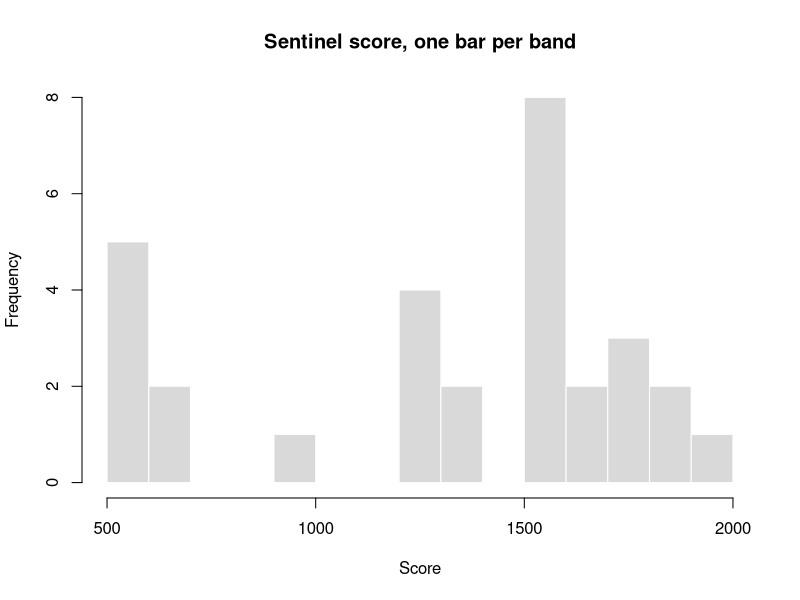
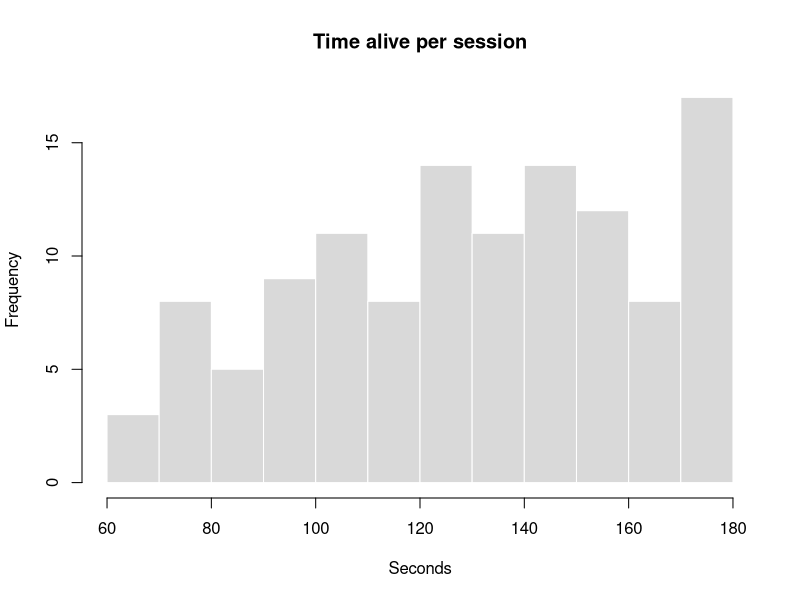
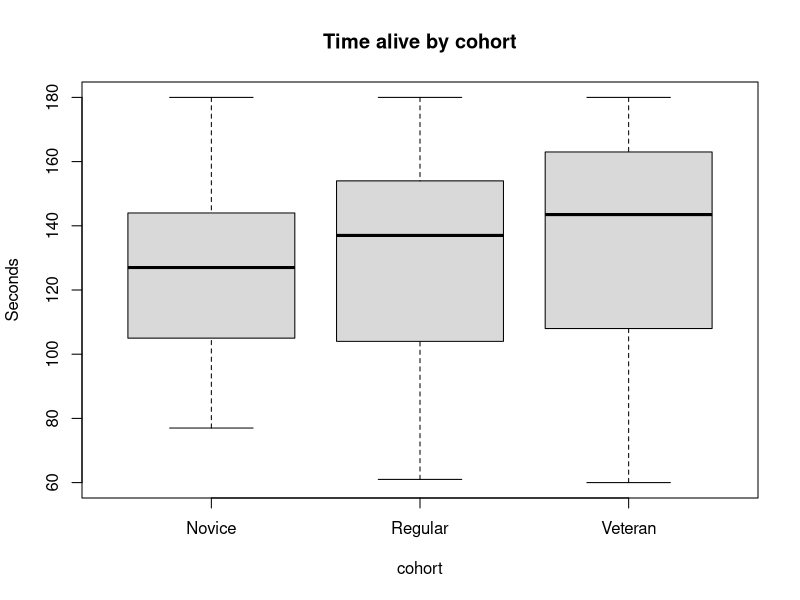

The R script that drew these images, in order:
## ---- chunk 1
#| label: data
#| include: false
library(readr)
sessions <- read_csv("data/tidebreak_sessions.csv", show_col_types = FALSE)
survey   <- read_csv("data/tidebreak_survey.csv", show_col_types = FALSE)
## ---- chunk 2
#| label: worked-sentinel
#| include: false
arch_mean   <- tapply(sessions$score, sessions$archetype, mean)
arch_median <- tapply(sessions$score, sessions$archetype, median)
arch_sd     <- tapply(sessions$score, sessions$archetype, sd)
stopifnot(names(which.min(arch_mean)) == "Sentinel",
          names(which.max(arch_sd))   == "Sentinel")

rank_word  <- c("highest", "second-highest", "third-highest", "lowest")
sen_median <- rank_word[rank(-arch_median)[["Sentinel"]]]

sentinel <- sessions$score[sessions$archetype == "Sentinel"]
others   <- arch_sd[names(arch_sd) != "Sentinel"]
## ---- chunk 3
#| label: worked-sentinel-hist
hist(sentinel,
     breaks = 12,
     main   = "Sentinel score, one bar per band",
     xlab   = "Score",
     col    = "grey85",
     border = "white")
## ---- chunk 4
#| label: demo-centre-spread
summary(sessions$time_alive_s)
sd(sessions$time_alive_s)
IQR(sessions$time_alive_s)
quantile(sessions$time_alive_s, c(0.1, 0.9))
## ---- chunk 5
#| label: demo-hist
hist(sessions$time_alive_s,
     breaks = 15,
     main   = "Time alive per session",
     xlab   = "Seconds",
     col    = "grey85",
     border = "white")
## ---- chunk 6
#| label: demo-table
table(sessions$cohort)
## ---- chunk 7
#| label: demo-by-group
tapply(sessions$time_alive_s, sessions$cohort, median)
boxplot(time_alive_s ~ cohort,
        data = sessions,
        main = "Time alive by cohort",
        ylab = "Seconds",
        col  = "grey85")
## ---- chunk 8
#| label: practice-distance
median(sessions$distance_m)
IQR(sessions$distance_m)
mean(sessions$distance_m)
## ---- chunk 9
#| label: practice-deaths
table(sessions$deaths)
